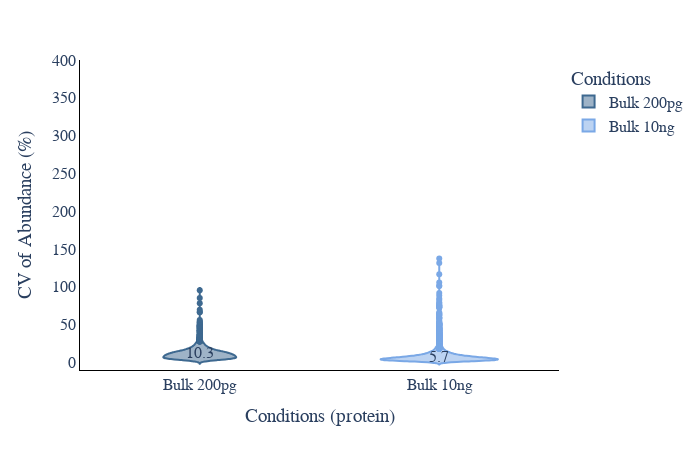

The cell this chart's notebook holds for it:
### Code cell
# CV violin plot
plot_options={    
        "median label": "True", #only works for total and MS2, can be found in CV_summary if you set WRITE_OUTPUT = True
        "box": False,
        "X Title": "Conditions (protein)",
        "Y Title": "CV of Abundance (%)",
        "color": ["#3E6990", "#7aa8e6","#C6878F", "#fac8d3","#AABD8C", "#E9E3B4",  "#F39B6D", "#C6878F", "pink",
                  "orange", "brown", "pink", "gray", "olive", "cyan", "black","red",
                  "yellow","green","blue","indigo","violet"],
        "width": 700,
        "height": 450,
        "font": dict(size=16, family="Arial black"),
        "ylimits": [-10, 400],
        "CV mode": "MS2",#grouped, total, MS2, grouped_stacked, stacked
        "Group By X": "Gradient Length", #ID_Mode does MS2 vs MBR
        "Group By Color": "Acquisition Mode",#ID_Mode does MS2 vs MBR
        "Group By Stack": "ID_Mode" #ID_Mode does MS2 vs MBR
    }
plot_options["plot_type"] = 1 # 1 is protein, 2 is peptide
figure, _, _ =CV_plots(data_obj, plot_options, saved_settings,username="20min")
figure.show()

### Figure 1 — Plotly figure (JSON) as saved in the notebook; plotly's stock layout.template omitted (floating-point values rounded to 4 significant figures; data arrays with more than 128 entries replaced by an {"elided": "..."} marker saying what was removed)
{"data": [{"alignmentgroup": "True", "box": {"visible": false}, "hovertemplate": "Conditions=%{x}<br>CV=%{y}<extra></extra>", "legendgroup": "Bulk 200pg", "marker": {"color": "#3E6990"}, "name": "Bulk 200pg", "offsetgroup": "Bulk 200pg", "orientation": "v", "scalegroup": "True", "showlegend": true, "type": "violin", "x": {"elided": "2183 str values"}, "x0": " ", "xaxis": "x", "y": {"elided": "2183 float values"}, "y0": " ", "yaxis": "y"}, {"alignmentgroup": "True", "box": {"visible": false}, "hovertemplate": "Conditions=%{x}<br>CV=%{y}<extra></extra>", "legendgroup": "Bulk 10ng", "marker": {"color": "#7aa8e6"}, "name": "Bulk 10ng", "offsetgroup": "Bulk 10ng", "orientation": "v", "scalegroup": "True", "showlegend": true, "type": "violin", "x": {"elided": "5842 str values"}, "x0": " ", "xaxis": "x", "y": {"elided": "5842 float values"}, "y0": " ", "yaxis": "y"}], "layout": {"annotations": [{"showarrow": false, "text": "5.7", "x": "Bulk 10ng", "y": 6.572}, {"showarrow": false, "text": "10.3", "x": "Bulk 200pg", "y": 11.86}], "font": {"family": "Arial black", "size": 16}, "height": 450, "legend": {"title": {"text": "Conditions"}, "tracegroupgap": 0}, "margin": {"t": 60}, "paper_bgcolor": "white", "plot_bgcolor": "white", "showlegend": true, "violinmode": "overlay", "width": 700, "xaxis": {"anchor": "y", "categoryarray": ["Bulk 200pg", "Bulk 10ng"], "categoryorder": "array", "domain": [0, 1], "linecolor": "black", "linewidth": 1, "showline": true, "title": {"text": "Conditions (protein)"}}, "yaxis": {"anchor": "x", "domain": [0, 1], "linecolor": "black", "linewidth": 1, "range": [-10, 400], "showline": true, "title": {"text": "CV of Abundance (%)"}}}}
